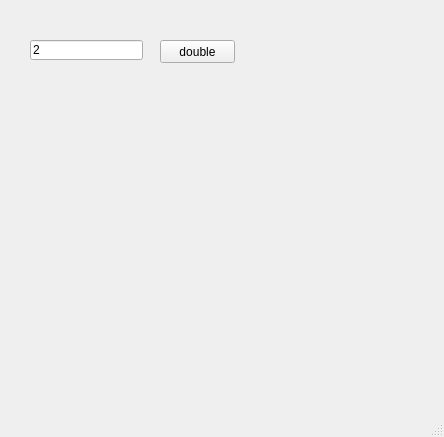
<?xml version="1.0" encoding="UTF-8"?>
<ui version="4.0">
 <class>MainWindow</class>
 <widget class="QMainWindow" name="MainWindow">
  <property name="geometry">
   <rect>
    <x>0</x>
    <y>0</y>
    <width>444</width>
    <height>437</height>
   </rect>
  </property>
  <property name="windowTitle">
   <string>MainWindow</string>
  </property>
  <widget class="QWidget" name="centralwidget">
   <widget class="QLineEdit" name="le">
    <property name="geometry">
     <rect>
      <x>30</x>
      <y>40</y>
      <width>113</width>
      <height>20</height>
     </rect>
    </property>
    <property name="text">
     <string>2</string>
    </property>
   </widget>
   <widget class="QPushButton" name="pb">
    <property name="geometry">
     <rect>
      <x>160</x>
      <y>40</y>
      <width>75</width>
      <height>23</height>
     </rect>
    </property>
    <property name="text">
     <string>double</string>
    </property>
   </widget>
  </widget>
  <widget class="QMenuBar" name="menubar">
   <property name="geometry">
    <rect>
     <x>0</x>
     <y>0</y>
     <width>444</width>
     <height>21</height>
    </rect>
   </property>
  </widget>
  <widget class="QStatusBar" name="statusbar"/>
 </widget>
 <resources/>
 <connections/>
</ui>
